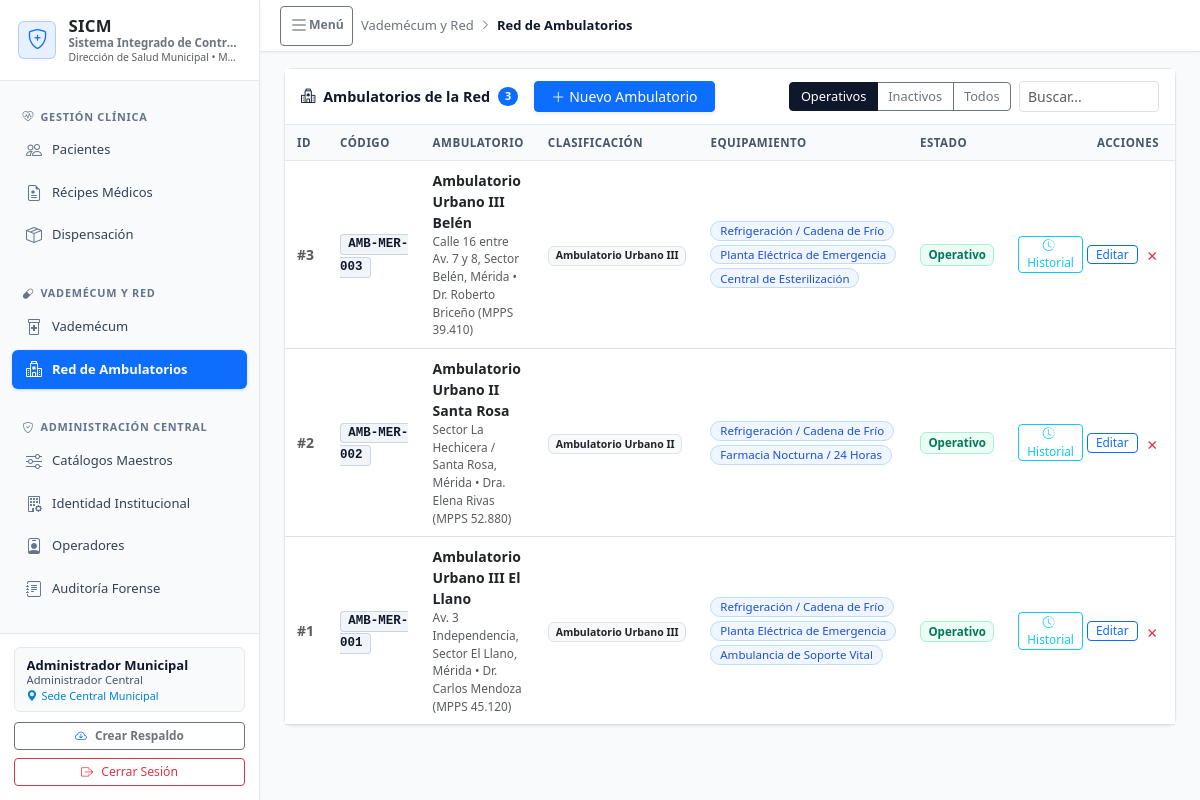
/index.php (signed in), run on the app's committed database.
### tables this page shows
CREATE TABLE IF NOT EXISTS configuracion_institucional (
    id INT PRIMARY KEY DEFAULT 1,
    nombre_sistema VARCHAR(120) NOT NULL DEFAULT 'Sistema Integrado de Control de Medicamentos',
    siglas_sistema VARCHAR(20) NOT NULL DEFAULT 'SICM',
    ente_rector VARCHAR(150) NOT NULL DEFAULT 'Red de Salud Municipal',
    municipio VARCHAR(100) NOT NULL DEFAULT 'Municipio Autónomo',
    logotipo_ruta VARCHAR(255) NULL,
    dias_alerta_fefo INT NOT NULL DEFAULT 60 COMMENT 'Días previos a caducidad para semáforo crítico/alerta',
    updated_at DATETIME NOT NULL DEFAULT CURRENT_TIMESTAMP ON UPDATE CURRENT_TIMESTAMP,
    CONSTRAINT chk_solo_una_fila CHECK (id = 1)
);

CREATE TABLE usuarios (
    id INT AUTO_INCREMENT PRIMARY KEY,
    nombre VARCHAR(80) NOT NULL,
    email VARCHAR(120) NOT NULL UNIQUE,
    password_hash VARCHAR(255) NOT NULL COMMENT 'Hash criptográfico Bcrypt o SHA-256',
    rol_id INT NOT NULL,
    centro_salud_id INT NULL COMMENT 'NULL si es Administrador Central',
    activo TINYINT(1) NOT NULL DEFAULT 1 COMMENT 'Soft delete',
    created_at DATETIME NOT NULL DEFAULT CURRENT_TIMESTAMP,
    updated_at DATETIME NOT NULL DEFAULT CURRENT_TIMESTAMP ON UPDATE CURRENT_TIMESTAMP,
    CONSTRAINT fk_usuarios_rol FOREIGN KEY (rol_id) REFERENCES roles(id),
    CONSTRAINT fk_usuarios_centro FOREIGN KEY (centro_salud_id) REFERENCES centros_salud(id),
    CONSTRAINT chk_usuario_email_formato CHECK (email REGEXP '^[A-Za-z0-9._%+-]+@[A-Za-z0-9.-]+[.][A-Za-z]{2,}$')
);

### src/views/tabs/tab_centros.php (the view, shortened to what the rows shown need)
<div class="row g-3">
    <div class="col-12">
        <div class="card-sicm">
            <div class="table-responsive">
                <table class="table table-hover table-sm table-sicm mb-0">
                    <thead>
                        <tr>
                            <th style="width: 45px;">ID</th>
                            <th style="width: 110px;">Código</th>
                            <th>Ambulatorio</th>
                            <th style="width: 130px;">Clasificación</th>
                            <th>Equipamiento</th>
                            <th style="width: 80px;">Estado</th>
                            <th style="width: 160px;" class="text-end pe-3">Acciones</th>
                        </tr>
                    </thead>
                </table>
            </div>
        </div>
    </div>
</div>

### src/views/layout/sidebar.php (shortened to what the rows shown need)
<aside class="sicm-sidebar offcanvas-lg offcanvas-start" id="sidebarMenu" tabindex="-1"
            aria-labelledby="sidebarMenuLabel">
            <div class="sicm-sidebar-header d-flex align-items-center justify-content-between">
                <a href="index.php" class="sicm-sidebar-brand flex-grow-1" style="min-width: 0;">
                    <div class="d-flex flex-column text-truncate" style="min-width: 0;">
                        <span class="brand-title fw-bold text-dark text-truncate"
                            style="font-size: 1.05rem; line-height: 1.2; letter-spacing: 0.02em;">
                            <?= htmlspecialchars($configInst['siglas_sistema']) ?>
                        </span>
                        <span class="text-secondary fw-semibold text-truncate" style="font-size: 0.72rem; line-height: 1.25;"
                            title="<?= htmlspecialchars($configInst['nombre_sistema']) ?>">
                            <?= htmlspecialchars($configInst['nombre_sistema']) ?>
                        </span>
                        <span class="text-muted text-truncate" style="font-size: 0.65rem; line-height: 1.25;"
                            title="<?= htmlspecialchars($configInst['ente_rector']) ?> • <?= htmlspecialchars($configInst['municipio']) ?>">
                            <?= htmlspecialchars($configInst['ente_rector']) ?> &bull; <?= htmlspecialchars($configInst['municipio']) ?>
                        </span>
                    </div>
                </a>
            </div>
            <div class="sicm-sidebar-footer">
                <?php
                $rolNombreKey = (string)($usuario['rol_nombre'] ?? '');
                $rolLabel = match ($rolNombreKey) {
                    'rol_admin' => 'Administrador Central',
                    'rol_farmaceuta' => 'Farmacéutico Operador',
                    'rol_auditor' => 'Auditor Sanitario',
                    default => ucwords(str_replace(['rol_', '_'], ['', ' '], $rolNombreKey ?: 'Operador'))
                };
                ?>
                <div class="sidebar-user-card">
                    <div class="user-name text-truncate"><?= htmlspecialchars($usuario['nombre']) ?></div>
                    <div class="user-role text-truncate"><?= htmlspecialchars($rolLabel) ?></div>
                    <div class="user-center text-truncate">
                        <i
                            class="bi bi-geo-alt-fill me-1"></i><?= htmlspecialchars($puedeVerTodaLaRed ? 'Sede Central Municipal' : ($usuario['centro_nombre'] ?? 'Red Municipal')) ?>
                    </div>
                </div>
            </div>
        </aside>

### data on the page
configuracion_institucional: siglas_sistema "SICM", nombre_sistema "Sistema Integrado de Contr…", ente_rector "Dirección de Salud Municipal", municipio "M…"
usuarios: activo "Administrador Municipal", activo "Administrador Central"

### other printed values
$seccionNombre "Vademécum y Red"
$moduloNombre "Red de Ambulatorios"
count($centros) "3"
$c['id'] "3"
$c['codigo_sicm'] "AMB-MER-003"
$c['nombre'] "Ambulatorio Urbano III Belén"
$c['direccion'] "Calle 16 entre Av. 7 y 8, Sector Belén, Mérida"
$c['medico_director'] "Dr. Roberto Briceño (MPPS 39.410)"
$c['tipo_nombre'] "Ambulatorio Urbano III"
$nom "Refrigeración / Cadena de Frío"
$nom "Planta Eléctrica de Emergencia"
$nom "Central de Esterilización"
$c['id'] "2"
$c['codigo_sicm'] "AMB-MER-002"
$c['nombre'] "Ambulatorio Urbano II Santa Rosa"
